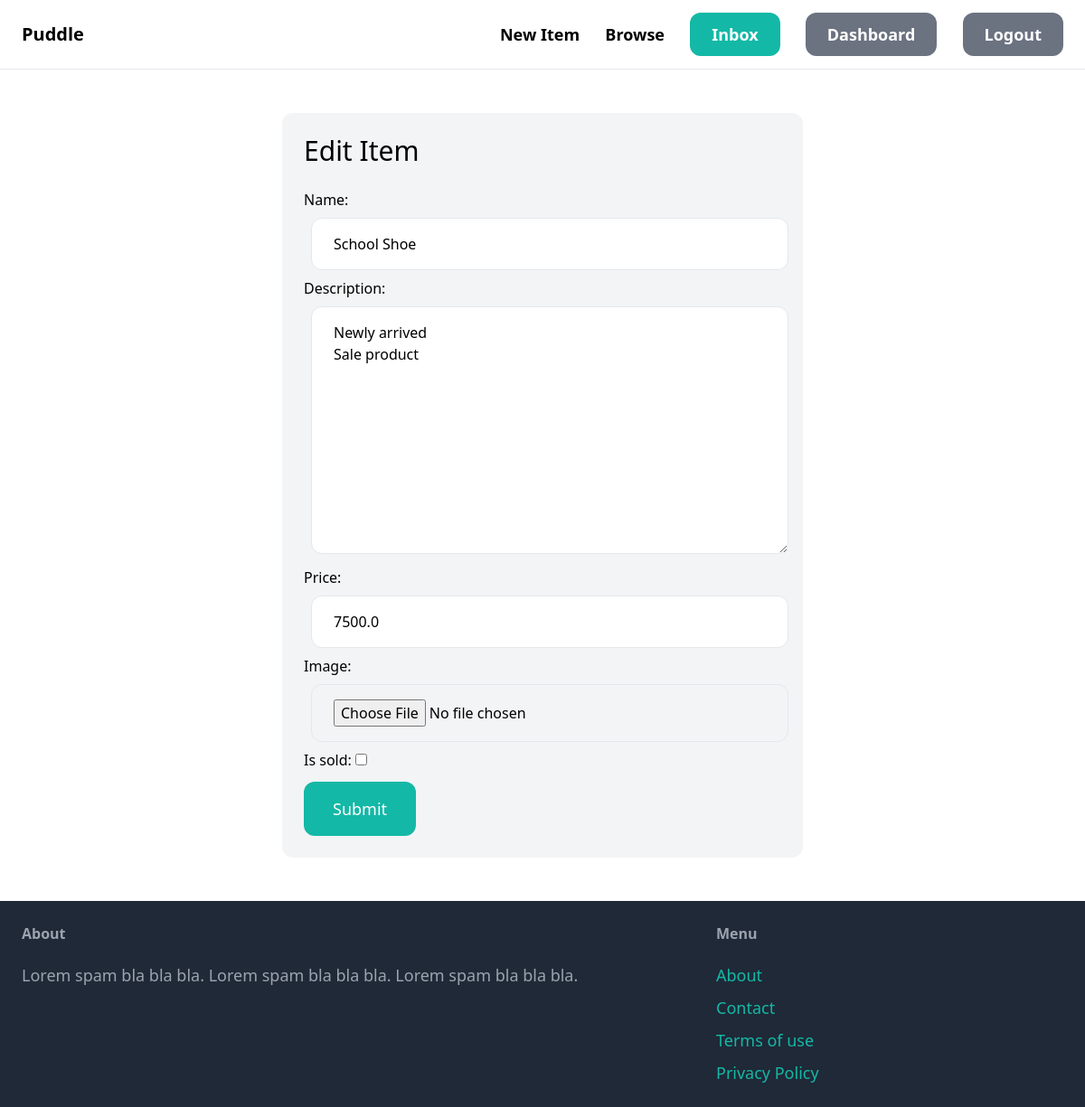
The page /items/3/edit/ (signed in) on the database its author committed.
### item/models.py (models this page shows, shortened)
class Item(models.Model):
    category = models.ForeignKey(Category,related_name='items',on_delete=models.CASCADE)
    name = models.CharField(max_length=255)
    description = models.TextField(blank=True,null=True)
    price = models.FloatField()
    image = models.ImageField(upload_to='items_images',blank=True,null=True)
    is_sold = models.BooleanField(default=False)
    created_by = models.ForeignKey(User,related_name='items',on_delete=models.CASCADE) #user deleted -> item deleted
    created_at = models.DateTimeField(auto_now_add=True)
    class Meta:
        verbose_name_plural = 'Items'

### item/views.py (the view)
# urls.py: path('<int:pk>/edit/',views.edit, name='edit'),
@login_required
def edit(request,pk):
    item = get_object_or_404(Item,pk=pk, created_by=request.user)
    if request.method ==  'POST':
        form = EditItemForm(request.POST,request.FILES,instance=item) # if no changes there will remaining one will be saved
        if form.is_valid():
            item.save()
            return redirect('item:detail',pk=item.id)
    else:
        form = EditItemForm(instance=item) #if try to come here directly , we are adding an instance here
    return render(request,'item/form.html',{
        'form':form,
        'title':'Edit Item'
    })

### item/forms.py
class EditItemForm(forms.ModelForm):
    class Meta:
        model = Item
        fields = ('name','description','price','image','is_sold')
        widgets = {
            'name': forms.TextInput(attrs={
                'class': INPUT_CLASSES
            }),
            'description':forms.Textarea(attrs={
                'class': INPUT_CLASSES
            }),
            'price':forms.TextInput(attrs={
                'class': INPUT_CLASSES
            }),
            'image':forms.FileInput(attrs={
                'class': INPUT_CLASSES
            })
        }

### item/templates/item/form.html (shortened to what this page needs)
{% extends 'core/base.html' %}
{% block content %}
    <div class="w-1/2 my-6 mx-auto p-6 bg-gray-100 rounded-xl">
        <h1 class="mb-6 text-3xl">{{ title }}</h1>
     <form method="post" action="." enctype="multipart/form-data">
        <div class="mb-3">
            {{ form.as_p }}
        </div>
        <button class="py-4 px-8 text-lg bg-teal-500 hover:bg-teal-700 rounded-xl text-white">Submit</button>
    </form>
</div>
{% endblock %}

### rows shown on the page
Item: name "School Shoe", description "Newly arrived Sale product", price "7500.0"

### other values the page prints
{{ title }} "Edit Item"
